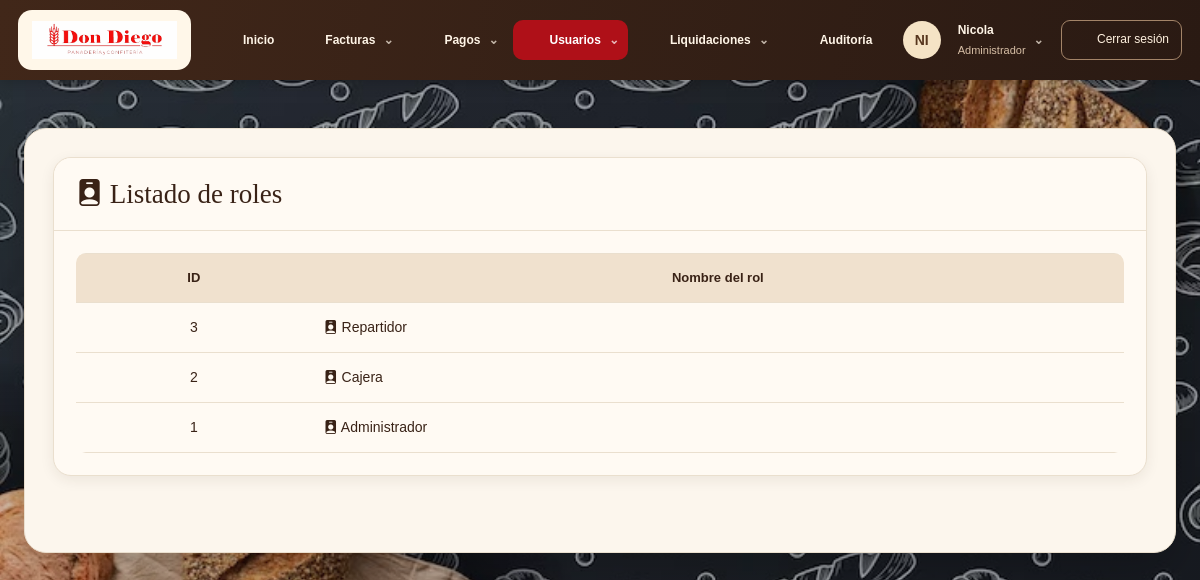
Before: /COSTA/listar_roles.php (signed in) with the older database file.
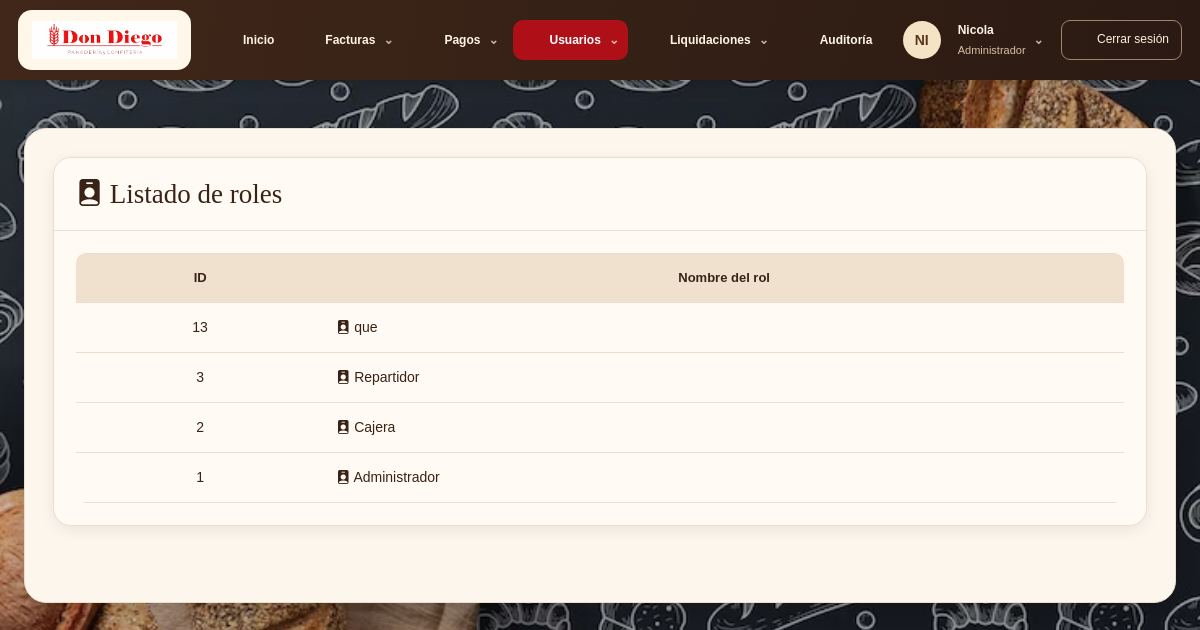
After: the same page with the newer database file.
### tables this page shows
CREATE TABLE `rol` (
  `id` tinyint(3) UNSIGNED NOT NULL,
  `nombre` varchar(20) NOT NULL
);

### COSTA/permisos.php (called while the page is built, shortened)
<?php
function obtenerRolUsuario(PDO $conexion, $idUsuario): ?string
{
    static $roles = [];
    $idUsuario = (int)$idUsuario;
    if (!array_key_exists($idUsuario, $roles)) {
        $stmt = $conexion->prepare(
            "SELECT LOWER(TRIM(r.nombre))
             FROM usuario u
             INNER JOIN rol r ON r.id = u.id_ROL
             WHERE u.id = ? AND u.activo = 1"
        );
        $stmt->execute([$idUsuario]);
        $rol = $stmt->fetchColumn();
        $roles[$idUsuario] = $rol === false ? null : $rol;
    }
    return $roles[$idUsuario];
}
function usuarioPuedeAdministrar(PDO $conexion, $idUsuario): bool
{
    $rol = obtenerRolUsuario($conexion, $idUsuario);
    return $rol !== null && !in_array($rol, ["repartidor", "cajero", "cajera"], true);
}
function usuarioPuedeGestionarFacturas(PDO $conexion, $idUsuario): bool
{
    $rol = obtenerRolUsuario($conexion, $idUsuario);
    return $rol !== null && $rol !== "repartidor";
}

### COSTA/listar_roles.php (the view, shortened to what the changed rows need)
<?php
require_once "conexion.php";
require_once "permisos.php";
$sql = "SELECT  id, nombre FROM rol ORDER BY id DESC";
$stmt = $conexion->prepare($sql);
$stmt->execute();
$roles = $stmt->fetchAll(PDO::FETCH_ASSOC);
?>
<!DOCTYPE html>
<html lang="es">
<head>
    <link rel="stylesheet" href="css/bootstrap-5.3.8/css/bootstrap.min.css">
    <link rel="stylesheet" href="css/estilo.css">
    <link rel="stylesheet" href="fondo-sistema.css?v=1">
    <link rel="stylesheet" href="tema-don-diego.css?v=2">
<link rel="stylesheet" href="imagenes/bootstrap-icons-1.13.1/bootstrap-icons.min.css">
</head>
<body>
    <?php require_once "menu.php"; ?>
    <div class="container mt-5">
        <div class="card shadow mb-5">
            <div class="card-body">
                <?php if (count($roles) > 0): ?>
                    <div class="table-responsive">
                        <table class="table table-bordered table-hover align-middle">
                            <thead class="table-dark text-center">
                                <tr>
                                    <th>ID</th>
                                    <th>Nombre del rol</th>
                                </tr>
                            </thead>
                            <tbody>
                                <?php foreach ($roles as $rol): ?>
                                    <tr>
                                        <td class="text-center"><?= htmlspecialchars($rol["id"]) ?></td>
                                        <td><i class="bi bi-person-badge-fill"></i> <?= htmlspecialchars($rol["nombre"]) ?></td>
                                   </tr>
                                <?php endforeach; ?>
                            </tbody>
                        </table>
                    </div>
                <?php endif; ?>
            </div>
        </div>
    </div>
</body>
</html>

### COSTA/menu.php (shortened to what the changed rows need)
<?php
require_once __DIR__ . '/permisos.php';
require_once __DIR__ . '/dd_ui.php';
$rolUsuario = obtenerRolUsuario($conexion, $_SESSION['id_usuario']);
$usuarioPuedeAdministrar = usuarioPuedeAdministrar($conexion, $_SESSION['id_usuario']);
$usuarioPuedeGestionarFacturas = usuarioPuedeGestionarFacturas($conexion, $_SESSION['id_usuario']);
$usuarioEsCajero = in_array($rolUsuario, ['cajero', 'cajera'], true);
$usuarioEsRepartidor = $rolUsuario === 'repartidor';
$ddPagina = basename($_SERVER['SCRIPT_NAME']);
$ddGrupos = [
    'Facturas' => ['icono'=>'factura', 'enlaces'=>[
        ['facturas.php','Listar facturas'],
        ...($usuarioPuedeGestionarFacturas ? [['agregar_factura.php','Ingresar factura'],['editar_factura.php','Editar factura']] : []),
        ['cambiar_estado_factura.php','Cambiar estado'],
        ['listar_observaciones.php','Listar observaciones'],['agregar_observaciones.php','Agregar observaciones']
    ]],
    'Pagos' => ['icono'=>'pago', 'enlaces'=>[['listar_pagos.php','Listar pagos'],['registrar_pago.php','Registrar pago']]],
];
if (!$usuarioEsCajero && !$usuarioEsRepartidor) {
    $ddGrupos['Usuarios'] = ['icono'=>'usuarios','enlaces'=>[
        ['listar_usuario.php','Listar usuarios'],
        ...($usuarioPuedeAdministrar ? [['crear_usuario.php','Nuevo usuario'],['editar_usuario.php','Editar usuario'],['cambiar_estado_usuario.php','Cambiar estado de usuario']] : []),
        ['listar_roles.php','Listar roles'],
        ...($usuarioPuedeAdministrar ? [['crear_rol_usuario.php','Nuevo rol'],['editar_rol_usuario.php','Editar rol'],['eliminar_rol.php','Eliminar rol']] : [])
    ]];
}
$ddGrupos['Liquidaciones'] = ['icono'=>'liquidacion','enlaces'=>[
    ...(!$usuarioEsCajero ? [['liquidacion_diaria.php','Liquidación de repartidor']] : []),
    ...(!$usuarioEsRepartidor ? [['liquidacion_diaria_cajero.php','Liquidación de cajero']] : [])
]];
?>
<nav class="dd-nav" aria-label="Navegación principal" id="dd-menu">
    <div class="dd-nav-inner">
        <button class="dd-mobile" type="button" aria-expanded="false" aria-controls="dd-enlaces" id="dd-menu-boton"><?= ddIcono('menu') ?> Menú</button>
        <div class="dd-links" id="dd-enlaces">
            <?php foreach ($ddGrupos as $ddEtiqueta => $ddGrupo): ?>
                <details class="dd-drop <?= in_array($ddPagina, array_column($ddGrupo['enlaces'], 0), true) ? 'active' : '' ?>">
                    <summary><?= ddIcono($ddGrupo['icono']) ?> <?= ddEsc($ddEtiqueta) ?></summary>
                </details>
            <?php endforeach; ?>
        </div>
    </div>
</nav>

### COSTA/dd_ui.php (shortened to what the changed rows need)
<?php
function ddIcono(string $nombre): string {
    $trazos = [
        'inicio' => '<path d="m3 10 9-7 9 7v11h-7v-7h-4v7H3z"/>',
        'factura' => '<path d="M6 3h12v19l-3-2-3 2-3-2-3 2zM9 7h6M9 11h6M9 15h4"/>',
        'pago' => '<ellipse cx="12" cy="5" rx="8" ry="3"/><path d="M4 5v5c0 4 16 4 16 0V5M4 10v5c0 4 16 4 16 0v-5M4 15v4c0 4 16 4 16 0v-4"/>',
        'usuarios' => '<circle cx="9" cy="8" r="3"/><path d="M3 21v-3a6 6 0 0 1 12 0v3M16 5a3 3 0 0 1 0 6M18 15a5 5 0 0 1 3 5"/>',
        'auditoria' => '<path d="m12 3 9 4v5c0 6-9 10-9 10S3 18 3 12V7zM8 12l3 3 5-6"/>',
        'cartera' => '<path d="M3 7h17v14H3zM3 7V4l13-2v5M16 12h6v5h-6z"/>',
        'ver' => '<path d="M2 12s4-7 10-7 10 7 10 7-4 7-10 7S2 12 2 12Z"/><circle cx="12" cy="12" r="3"/>',
        'editar' => '<path d="m15 3 6 6-12 12H3v-6zM12 6l6 6"/>',
        'buscar' => '<circle cx="10" cy="10" r="7"/><path d="m15 15 6 6"/>',
        'salir' => '<path d="M9 3H3v18h6M9 12h13m-5-5 5 5-5 5"/>',
        'menu' => '<path d="M3 5h18M3 12h18M3 19h18"/>',
        'liquidacion' => '<rect x="5" y="2" width="14" height="20" rx="2"/><path d="M8 6h8M8 11h2m4 0h2M8 15h2m4 0h2M8 19h2m4 0h2"/>',
    ];
    return '<svg class="dd-icon" viewBox="0 0 24 24" fill="none" stroke="currentColor" stroke-width="1.7" stroke-linecap="round" stroke-linejoin="round" aria-hidden="true">'.($trazos[$nombre] ?? $trazos['factura']).'</svg>';
}
function ddEsc($valor): string { return htmlspecialchars((string)$valor, ENT_QUOTES, 'UTF-8'); }

Changed rows visible on the page:
added rol: id "13", nombre "que"
